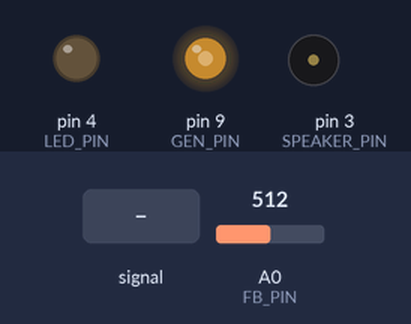
The sketch below on a simulated Arduino Uno, built with avr-gcc and run on an emulated ATmega328P. Shown: output pins drawn as LEDs (lit = HIGH), buzzer (waves = sounding). Inputs (shaded band) come from the test bench; at power-on: A0 (FB_PIN) = 512. What the sketch prints to the serial monitor is not drawn.

Above: at 3.4 s.
3.5 s: A0 (FB_PIN) fed a 200 Hz sine of ±81 counts around its level
At 3.82 s:
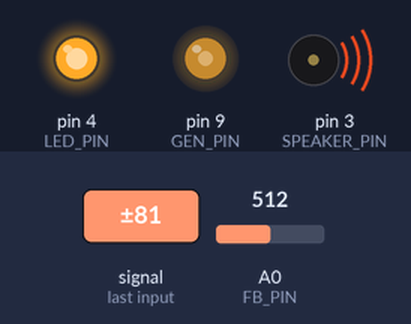
At 4.7 s:
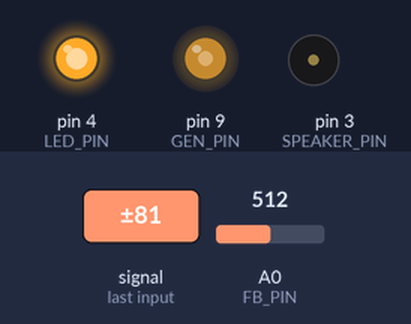
6.5 s: A0 (FB_PIN) set to 716
9.5 s: A0 (FB_PIN) set to 526
12.5 s: A0 (FB_PIN) set to 509
At 15.7 s:
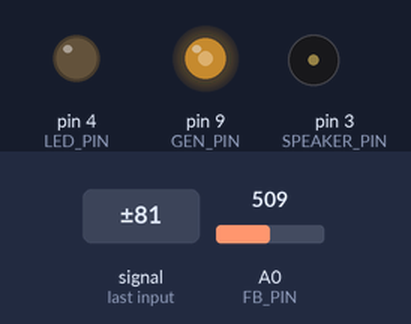
Timing chart, 0 to 16.5 s (numbered marks = the images above; inputs shaded):
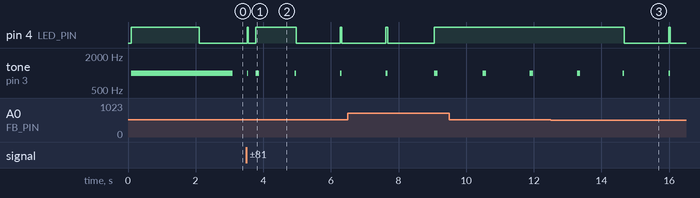

Measured:
- after the input at 3.5 s, pin 4 (LED_PIN): goes HIGH 0.02 s, LOW 0.22 s, HIGH 1.2 s, LOW 1.3 s, HIGH 0.05 s, then LOW, starting at once; tone on pin 3 (SPEAKER_PIN): plays 1000 Hz for 0.02 s, 1000 Hz for 0.10 s, 1000 Hz for 0.05 s, 1000 Hz for 0.05 s, starting at once
- after the input at 12.5 s, pin 4 (LED_PIN): HIGH → LOW after 2.2 s, → HIGH 1.3 s later, → LOW 0.05 s later

The sketch:

MetalDetector.ino
```cpp
#include "TimerOne.h"

// Initialize global constants
const int TIMER_PERIOD_US = 50; // Frequency generator period in microseconds
const int GEN_PIN = 9;          // Frequency generator pin
const int LED_PIN = 4;          // LED pin
const int SPEAKER_PIN = 3;      // Speaker pin
const int SPEAKER_FREQ = 1000;  // Beep frequency
const int FB_PIN = A0;          // Analog feedback pin
const int THRESHOLD1 = 1;       // Slow beeep ADC/voltage threshold
const int THRESHOLD2 = 2;       // Medium beep ADC/voltage threshold
const int THRESHOLD3 = 4;       // Continous beep ADC/voltage threshold
const int SERIAL_BAUD = 115200; // Serial port baudrate
const int AVG_COUNT = 200;      // How many times to read/average ADC voltage


// Global variables
int start_voltage;


// put your setup code here, to run once
void setup()
{
  // Configure output pins
  pinMode(GEN_PIN, OUTPUT);
  pinMode(LED_PIN, OUTPUT);

  // Configure generator to selected frequency and 50% duty cycle
  Timer1.initialize(TIMER_PERIOD_US);
  Timer1.pwm(GEN_PIN, 512);

  // Start serial output
  Serial.begin(SERIAL_BAUD);

  // Wait for voltage to stabilize
  delay(100);

  // beep to indicate that we are on
  digitalWrite(LED_PIN, HIGH);
  tone(SPEAKER_PIN, SPEAKER_FREQ, 3000);
  delay(2000);
  digitalWrite(LED_PIN, LOW);

  // Calibrate voltage
  delay(100);
  start_voltage = ReadVoltage();
}


// Main functionality
void loop()
{
  // Reads current voltage level
  int read_voltage = ReadVoltage();

  // Compare to the start voltage
  int difference = abs(read_voltage - start_voltage);

  // print it if above minimum threshold
  if (difference> THRESHOLD1)
  {
    Serial.print("start ");
    Serial.print(start_voltage);
    Serial.print(" read ");
    Serial.print(read_voltage);
    Serial.print(" difference ");
    Serial.println(difference);
  }

  // beep based on difference
  if (difference > THRESHOLD3)
  {
    // continous beep
    digitalWrite(LED_PIN, HIGH);
    tone(SPEAKER_PIN,SPEAKER_FREQ, 100);
  }
  else if (difference > THRESHOLD2)
  {
    // medium beep
    digitalWrite(LED_PIN, HIGH);
    tone(SPEAKER_PIN, SPEAKER_FREQ, 50);
    delay(50);
    digitalWrite(LED_PIN, LOW);
    delay(50);
  }
  else if (difference > THRESHOLD1)
  {
    // light beep
    digitalWrite(LED_PIN, HIGH);
    tone(SPEAKER_PIN, SPEAKER_FREQ, 20);
    delay(20);
    digitalWrite(LED_PIN, LOW);
    delay(180);
  }
  else
  {
    // Pull LED off if no metal is dtected
    digitalWrite(LED_PIN, LOW);
  }
}


// Read voltage from analog pin A0 and heavy average it
int ReadVoltage()
{
  long sum;
  sum = 0;

  for (int i=0; i < AVG_COUNT; i++)
  {
    sum = sum + analogRead(FB_PIN);
  }
  return sum / AVG_COUNT;
}
```
